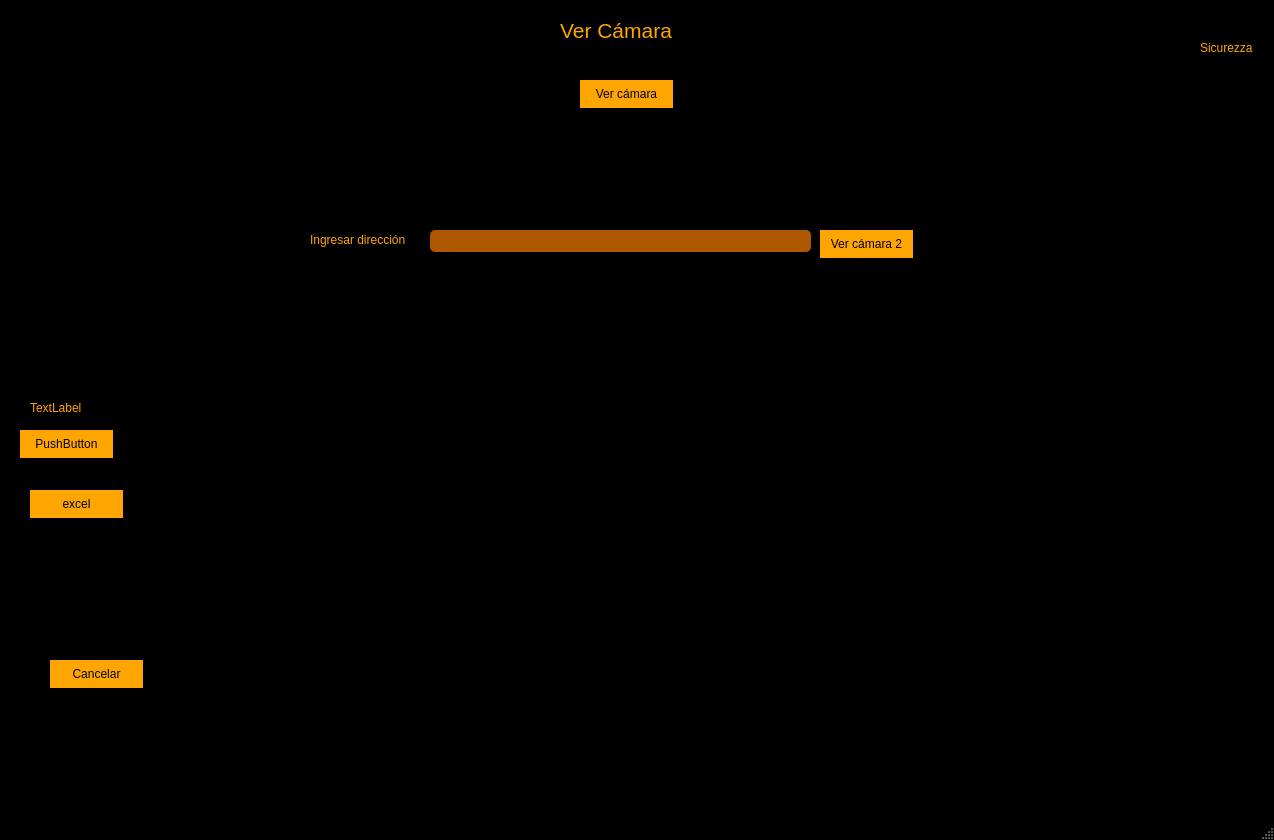
<?xml version="1.0" encoding="UTF-8"?>
<ui version="4.0">
 <class>MainCamara</class>
 <widget class="QMainWindow" name="MainCamara">
  <property name="geometry">
   <rect>
    <x>0</x>
    <y>0</y>
    <width>1274</width>
    <height>840</height>
   </rect>
  </property>
  <property name="windowTitle">
   <string>MainWindow</string>
  </property>
  <property name="styleSheet">
   <string notr="true">QMainWindow{
background:black;
}

QLabel{
color:orange;
}
QLineEdit{
border:0;
border-radius: 5px;
background: rgba(248,124,0,0.7);
padding:8px;
font-size:14;
color:white;
}
QTableWidget{
border:0;
color:white;
background:transparent;
}
QTableWidget::item{
	border:1px solid orange;
}
QHeaderView,QHeaderView::section{
background-color:orange;
}

QPushButton{
background:orange;
border-radius:15px;
}
QPushButton:hover{
background:rgb(245,124,0);
}
QDateTimeEdit{
background:rgba(245,124,0,0.7);
border-radius:5px;
}
QComboBox{
background:rgba(245,124,0,0.7);
border-radius:15px;
}
QRadioButton{
color:orange
}</string>
  </property>
  <widget class="QWidget" name="centralwidget">
   <widget class="QPushButton" name="btnVerCamara">
    <property name="geometry">
     <rect>
      <x>580</x>
      <y>80</y>
      <width>93</width>
      <height>28</height>
     </rect>
    </property>
    <property name="text">
     <string>Ver cámara</string>
    </property>
   </widget>
   <widget class="QPushButton" name="btnPrueba">
    <property name="geometry">
     <rect>
      <x>20</x>
      <y>430</y>
      <width>93</width>
      <height>28</height>
     </rect>
    </property>
    <property name="text">
     <string>PushButton</string>
    </property>
   </widget>
   <widget class="QLabel" name="labelPrueba">
    <property name="geometry">
     <rect>
      <x>30</x>
      <y>400</y>
      <width>55</width>
      <height>16</height>
     </rect>
    </property>
    <property name="text">
     <string>TextLabel</string>
    </property>
   </widget>
   <widget class="QPushButton" name="btnCancelar">
    <property name="geometry">
     <rect>
      <x>50</x>
      <y>660</y>
      <width>93</width>
      <height>28</height>
     </rect>
    </property>
    <property name="text">
     <string>Cancelar</string>
    </property>
   </widget>
   <widget class="QPushButton" name="btnExcel">
    <property name="geometry">
     <rect>
      <x>30</x>
      <y>490</y>
      <width>93</width>
      <height>28</height>
     </rect>
    </property>
    <property name="text">
     <string>excel</string>
    </property>
   </widget>
   <widget class="QLabel" name="label_14">
    <property name="geometry">
     <rect>
      <x>560</x>
      <y>0</y>
      <width>141</width>
      <height>61</height>
     </rect>
    </property>
    <property name="font">
     <font>
      <pointsize>16</pointsize>
     </font>
    </property>
    <property name="text">
     <string>Ver Cámara</string>
    </property>
   </widget>
   <widget class="QLabel" name="label">
    <property name="geometry">
     <rect>
      <x>0</x>
      <y>0</y>
      <width>1281</width>
      <height>801</height>
     </rect>
    </property>
    <property name="text">
     <string/>
    </property>
    <property name="pixmap">
     <pixmap>fondo.jpg</pixmap>
    </property>
   </widget>
   <widget class="QLineEdit" name="txtDireccion">
    <property name="geometry">
     <rect>
      <x>430</x>
      <y>230</y>
      <width>381</width>
      <height>22</height>
     </rect>
    </property>
   </widget>
   <widget class="QLabel" name="label_2">
    <property name="geometry">
     <rect>
      <x>310</x>
      <y>230</y>
      <width>111</width>
      <height>20</height>
     </rect>
    </property>
    <property name="text">
     <string>Ingresar dirección</string>
    </property>
   </widget>
   <widget class="QPushButton" name="btnVerCamara_2">
    <property name="geometry">
     <rect>
      <x>820</x>
      <y>230</y>
      <width>93</width>
      <height>28</height>
     </rect>
    </property>
    <property name="text">
     <string>Ver cámara 2</string>
    </property>
   </widget>
   <widget class="QLabel" name="label_9">
    <property name="geometry">
     <rect>
      <x>1200</x>
      <y>10</y>
      <width>61</width>
      <height>31</height>
     </rect>
    </property>
    <property name="text">
     <string/>
    </property>
    <property name="pixmap">
     <pixmap>logo.png</pixmap>
    </property>
   </widget>
   <widget class="QLabel" name="label_10">
    <property name="geometry">
     <rect>
      <x>1200</x>
      <y>40</y>
      <width>55</width>
      <height>16</height>
     </rect>
    </property>
    <property name="text">
     <string>Sicurezza</string>
    </property>
   </widget>
   <zorder>label</zorder>
   <zorder>btnVerCamara</zorder>
   <zorder>btnPrueba</zorder>
   <zorder>labelPrueba</zorder>
   <zorder>btnCancelar</zorder>
   <zorder>btnExcel</zorder>
   <zorder>label_14</zorder>
   <zorder>txtDireccion</zorder>
   <zorder>label_2</zorder>
   <zorder>btnVerCamara_2</zorder>
   <zorder>label_9</zorder>
   <zorder>label_10</zorder>
  </widget>
  <widget class="QMenuBar" name="menubar">
   <property name="geometry">
    <rect>
     <x>0</x>
     <y>0</y>
     <width>1274</width>
     <height>26</height>
    </rect>
   </property>
  </widget>
  <widget class="QStatusBar" name="statusbar"/>
  <action name="actionVer_en_vivo">
   <property name="text">
    <string>Ver en vivo</string>
   </property>
  </action>
 </widget>
 <resources/>
 <connections/>
</ui>
